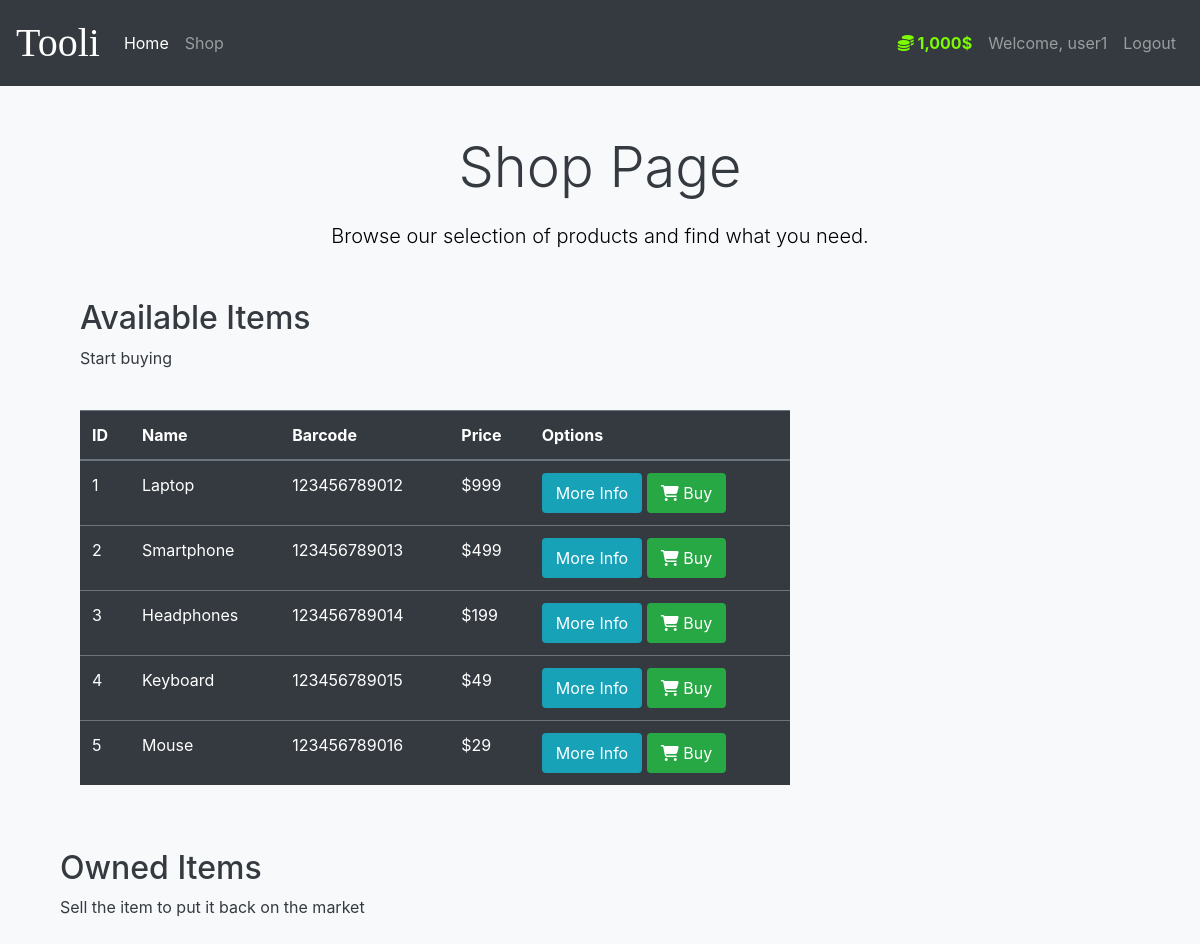
/shop (signed in), run on the app's committed database.
### market/models.py (models this page shows, shortened)
class User(db.Model, UserMixin):
    id = db.Column(db.Integer(), primary_key=True)
    username = db.Column(db.String(length=30), nullable=False, unique=True)
    email_address = db.Column(db.String(length=50), nullable=False, unique=True)
    password_hash = db.Column(db.String(length=60), nullable=False)
    budget = db.Column(db.Integer(), nullable=False, default=1000)
    items = db.relationship('Item', backref='owned_user', lazy=True)
    @property
    def prettier_budget(self):
        if len(str(self.budget)) >= 4:
            return f'{str(self.budget)[:-3]},{str(self.budget)[-3:]}$'
        else:
            return f"${self.budget}"
    @property
    def password(self):
        raise AttributeError('password is not a readable attribute')

class Item(db.Model):
    id = db.Column(db.Integer(), primary_key=True)
    name = db.Column(db.String(length=20), nullable=False, unique=True)
    price = db.Column(db.Integer(), nullable=False)
    barcode = db.Column(db.String(length=12), nullable=False, unique=True)
    description = db.Column(db.String(length=500), nullable=False, unique=True)
    owner = db.Column(db.Integer(), db.ForeignKey('user.id'))

### market/routes.py (the view)
@app.route('/shop')
@login_required
def shop_page():
    items = Item.query.all()
    return render_template('market.html', items=items)

### market/models.py (called while the page is built)
@login_manager.user_loader
def load_user(user_id):
    return User.query.get(int(user_id))

### market/templates/market.html (shortened to what this page needs)
{% extends 'base.html' %}
{% block content %}
<div class="container mt-5">
  <h1 class="display-4 text-center animate__animated animate__fadeInUp">Shop Page</h1>
  <p class="lead text-center">Browse our selection of products and find what you need.</p>
</div>
<div class="container mt-5">
  <div>
    <div class="col-8" style="margin-top:20px; margin-left: 20px">
      <h2>Available Items</h2>
      <p>Start buying</p>
      <table class="table table-hover table-dark mt-4 animate__animated animate__fadeIn">
        <thead>
          <tr>
            <th scope="col">ID</th>
            <th scope="col">Name</th>
            <th scope="col">Barcode</th>
            <th scope="col">Price</th>
            <th scope="col">Options</th>
          </tr>
        </thead>
        <tbody>
          {% for item in items %}
            <tr>
              <td>{{ item.id }}</td>
              <td>{{ item.name }}</td>
              <td>{{ item.barcode }}</td>
              <td>${{ item.price }}</td>
              <td>
                <button class="btn btn-outline btn-info animate__animated animate__fadeInLeft" data-toggle="modal" data-target="#Modal-MoreInfo">More Info</button>
                <button class="btn btn-outline btn-success animate__animated animate__fadeInRight"><i class="fas fa-shopping-cart"></i> Buy</button>
              </td>
            </tr>
          {% endfor %}
        </tbody>
      </table>
    </div>
    <br>
    <br>
    <div class="col-4">
      <h2>Owned Items</h2>
      <p>Sell the item to put it back on the market</p>
    </div>
  </div>
</div>
{% endblock %}

### market/templates/base.html (shortened to what this page needs)
<!doctype html>
<html lang="en">
   <head>
      <link rel="stylesheet" href="https://cdn.jsdelivr.net/npm/bootstrap@4.5.3/dist/css/bootstrap.min.css">
      <link rel="stylesheet" href="https://cdnjs.cloudflare.com/ajax/libs/font-awesome/6.0.0-beta3/css/all.min.css">
      <link rel="stylesheet" href="https://cdnjs.cloudflare.com/ajax/libs/animate.css/4.1.1/animate.min.css"/>
      <link rel="stylesheet" href="{{ url_for('static', filename='/styles.css') }}">
   </head>
   <body>
      <nav class="navbar navbar-expand-md navbar-dark bg-dark">
        <a class="navbar-brand" href="#">Tooli</a>
        <div class="collapse navbar-collapse" id="navbarNav">
          <ul class="navbar-nav mr-auto">
            <li class="nav-item active">
              <a class="nav-link" href="{{ url_for('home_page') }}">Home <span class="sr-only">(current)</span></a>
            </li>
            <li class="nav-item">
              <a class="nav-link" href="{{ url_for('shop_page') }}">Shop</a>
            </li>
          </ul>
          {% if current_user.is_authenticated %}
          <ul class="navbar-nav">
            <li class="nav-item">
              <a class="nav-link" style="color: lawngreen; font-weight: bold;">
                <i class="fas fa-coins"></i>
                {{ current_user.prettier_budget }}
              </a>
            </li>
            <li class="nav-item">
              <a class="nav-link"> Welcome, {{ current_user.username }}</a>
            </li>
            <li class="nav-item">
              <a class="nav-link" href="{{ url_for('logout_page') }}">Logout</a>
            </li>
          </ul>
          {% endif %}
        </div>
      </nav>
      {% block content %}{% endblock %}
   </body>
</html>

### market/static/styles.css (style rules this page uses)
body { background-color: #ffffff; color: #000000; overflow-x: hidden; }
.navbar-brand { font-family: 'Brush Script MT', cursive; font-size: 2.5rem; animation: fadeInDown 1s; }
.btn-outline { border-width: 2px; transition: transform 0.3s ease; }
.table-dark th, .table-dark td, .table-dark thead th { border-color: #6c757d; }
.lead { color: #000; }
body { background-color: #f8f9fa; color: #343a40; }
.container { margin-top: 50px; }
h1 { margin-bottom: 20px; }
p { margin-bottom: 40px; }

### data on the page
User: prettier_budget "1,000$", username "user1"
Item: id "1", name "Laptop", barcode "123456789012", price "999"
Item: id "2", name "Smartphone", barcode "123456789013", price "499"
Item: id "3", name "Headphones", barcode "123456789014", price "199"
Item: id "4", name "Keyboard", barcode "123456789015", price "49"
Item: id "5", name "Mouse", barcode "123456789016", price "29"
